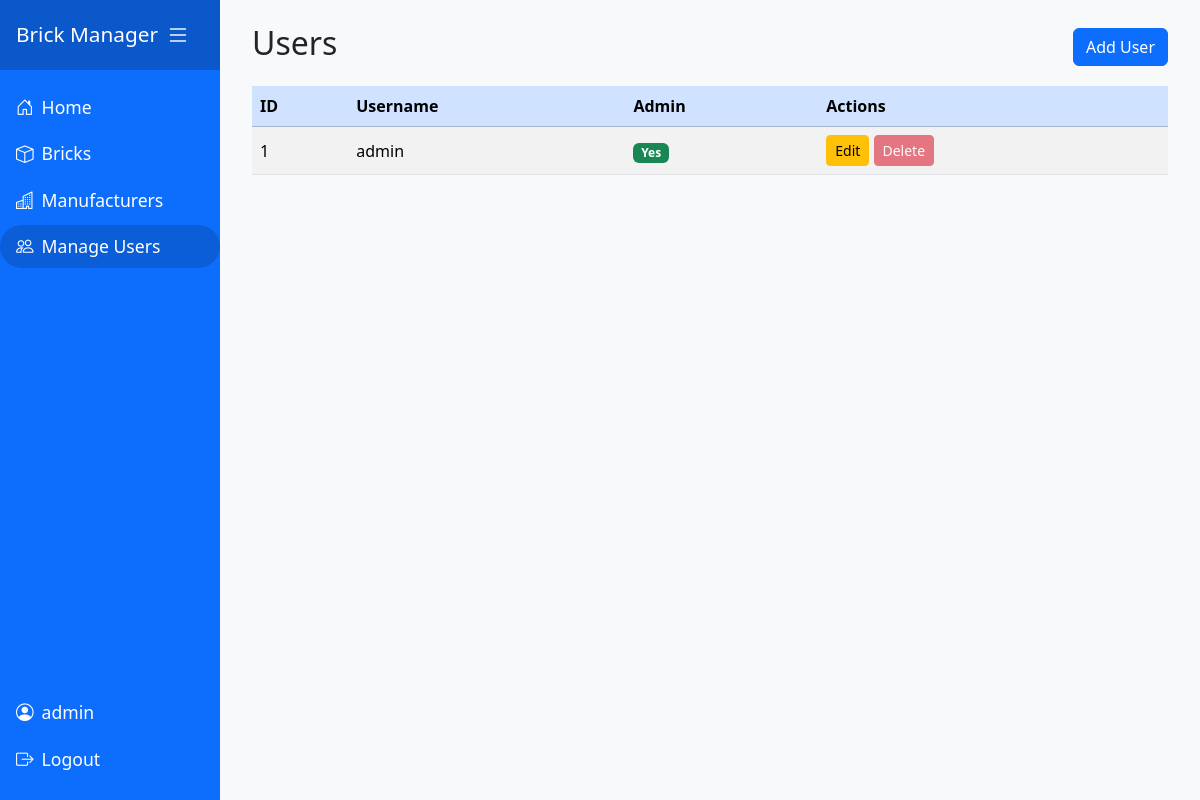
The page /users/manage (signed in) on the database its author committed.
### models.py (models this page shows)
class User(db.Model):
    id = db.Column(db.Integer, primary_key=True)
    userName = db.Column(db.String(150), nullable=False, unique=True)
    password = db.Column(db.String(150), nullable=False)
    isAdmin = db.Column(db.Boolean, default=False, nullable=False)

### manage_users.py (the view)
@manage_users_bp.route('/users/manage')
@loginRequired
@adminRequired
def users():
    all_users = User.query.all()
    return render_template('manage_users.html', users=all_users, current_user_id=session.get('userId'))

### app.py (called while the page is built)
@app.before_request
def require_login():
    allowedRoutes = ['users.login']
    endpoint = request.endpoint
    if endpoint is None:
        return  # Let Flask handle it
    if endpoint in allowedRoutes or endpoint.startswith('static'):
        return  # Allow access
    if not session.get('userId'):
        return redirect(url_for('users.login', next=request.url))

### manage_users.py (called while the page is built)
def adminRequired(f):
    @wraps(f)
    def decoratedFunction(*args, **kwargs):
        if not session.get('isAdmin'):
            flash('Admin access required.', 'danger')
            return redirect(url_for('index'))
        return f(*args, **kwargs)
    return decoratedFunction

### users.py (called while the page is built)
def loginRequired(f):
    @wraps(f)
    def decoratedFunction(*args, **kwargs):
        if not session.get('userId'):
            flash('Please log in to access this page.', 'warning')
            return redirect(url_for('users.login', next=request.url))
        return f(*args, **kwargs)
    return decoratedFunction

### templates/manage_users.html (shortened to what this page needs)
{% extends 'base.html' %}
{% block content %}
<div class="d-flex justify-content-between align-items-center mb-3">
    <h2>Users</h2>
    <a href="{{ url_for('manage_users.add_user') }}" class="btn btn-primary">Add User</a>
</div>
<div class="table-responsive">
    <table class="table table-striped table-hover align-middle">
        <thead class="table-primary">
            <tr>
                <th>ID</th>
                <th>Username</th>
                <th>Admin</th>
                <th>Actions</th>
            </tr>
        </thead>
        <tbody>
        {% for user in users %}
            <tr>
                <td>{{ user.id }}</td>
                <td>{{ user.userName }}</td>
                <td>{% if user.isAdmin %}<span class="badge bg-success">Yes</span>{% else %}<span class="badge bg-secondary">No</span>{% endif %}</td>
                <td>
                    <a href="{{ url_for('manage_users.edit_user', id=user.id) }}" class="btn btn-sm btn-warning">Edit</a>
                    {% if user.id != current_user_id %}
                    <form action="{{ url_for('manage_users.delete_user', id=user.id) }}" method="POST" style="display:inline;">
                        <button type="submit" class="btn btn-sm btn-danger" onclick="return confirm('Are you sure you want to delete this user?');">Delete</button>
                    </form>
                    {% else %}
                    <button class="btn btn-sm btn-danger" disabled>Delete</button>
                    {% endif %}
                </td>
            </tr>
        {% endfor %}
        </tbody>
    </table>
</div>
{% endblock %}

### templates/base.html (shortened to what this page needs)
<!DOCTYPE html>
<html lang="en">
<head>
    <link href="https://cdn.jsdelivr.net/npm/bootstrap@5.3.2/dist/css/bootstrap.min.css" rel="stylesheet">
    <link rel="stylesheet" href="{{ url_for('static', filename='css/sidebar.css') }}">
    <link rel="stylesheet" href="{{ url_for('static', filename='css/flash.css') }}">
</head>
<body>
    <div class="d-flex">
        <nav id="sidebar" class="sidebar d-flex flex-column">
            <div>
                <div class="sidebar-header d-flex align-items-center justify-content-between">
                    <span>Brick Manager</span>
                    <button class="sidebar-toggler" id="sidebarCollapse" aria-label="Toggle sidebar">
                        <i class="bi bi-list"></i>
                    </button>
                </div>
                <ul class="nav flex-column mt-3">
                    <li class="nav-item">
                        <a class="nav-link {% if request.endpoint == 'index' %}active{% endif %}" href="{{ url_for('index') }}">
                            <i class="bi bi-house-door rounded-pill"></i> <span>Home</span>
                        </a>
                    </li>
                    <li class="nav-item">
                        <a class="nav-link {% if request.endpoint == 'bricks.bricks' %}active{% endif %}" href="{{ url_for('bricks.bricks') }}">
                            <i class="bi bi-box rounded-pill"></i> <span>Bricks</span>
                        </a>
                    </li>
                    <li class="nav-item">
                        <a class="nav-link {% if request.endpoint == 'manufacturers.manufacturers' %}active{% endif %}" href="{{ url_for('manufacturers.manufacturers') }}">
                            <i class="bi bi-buildings"></i> <span>Manufacturers</span>
                        </a>
                    </li>
                    {% if session.get('isAdmin') %}
                    <li class="nav-item">
                        <a class="nav-link {% if request.endpoint == 'manage_users.users' %}active{% endif %}" href="{{ url_for('manage_users.users') }}">
                            <i class="bi bi-people"></i> <span>Manage Users</span>
                        </a>
                    </li>
                    {% endif %}
                </ul>
            </div>
            <div class="mt-auto mb-3">
                {% if session.get('userName') %}
                <ul class="nav flex-column">
                    <li class="nav-item">
                        <span class="nav-link disabled">
                            <i class="bi bi-person-circle rounded-pill"></i> <span>{{ session['userName'] }}</span>
                        </span>
                    </li>
                    <li class="nav-item">
                        <a class="nav-link" href="{{ url_for('users.logout') }}">
                            <i class="bi bi-box-arrow-right rounded-pill"></i> <span>Logout</span>
                        </a>
                    </li>
                </ul>
                {% endif %}
            </div>
        </nav>
        <div id="content" class="content-area flex-grow-1">
                {% set messages = get_flashed_messages(with_categories=true) %}
            <div class="container mt-4 content-inner">
                {% block content %}{% endblock %}
            </div>
        </div>
    </div>
    <link rel="stylesheet" href="https://cdn.jsdelivr.net/npm/bootstrap-icons@1.11.3/font/bootstrap-icons.css">
</body>
</html>

### static/css/sidebar.css (style rules this page uses)
body { min-height: 100vh; background: #f8f9fa; }
.sidebar { min-width: 220px; max-width: 220px; min-height: 100vh; background: #0d6efd; color: #fff; transition: all 0.3s; }
.sidebar .nav-link { color: #fff; font-size: 1.1rem; border-radius: 2rem; margin-bottom: 0.25rem; transition: background 0.2s, color 0.2s; display: flex; align-items: center; gap: 0.5rem; }
.sidebar .nav-link.active, .sidebar .nav-link:hover { background: #0b5ed7; color: #fff; }
.sidebar .sidebar-header { font-size: 1.3rem; padding: 1rem; text-align: center; background: #0a58ca; }
.sidebar-toggler { background: none; border: none; color: #fff; font-size: 1.5rem; margin-right: 0.5rem; }
.content-area { margin-left: 0px; min-height: 100vh; display: flex; transition: margin-left 0.3s; }
.content-inner { width: 100%; margin: 20px; max-width: none; }

### rows shown on the page
User: userName "admin", id "1", isAdmin "Yes", shows "Delete"
